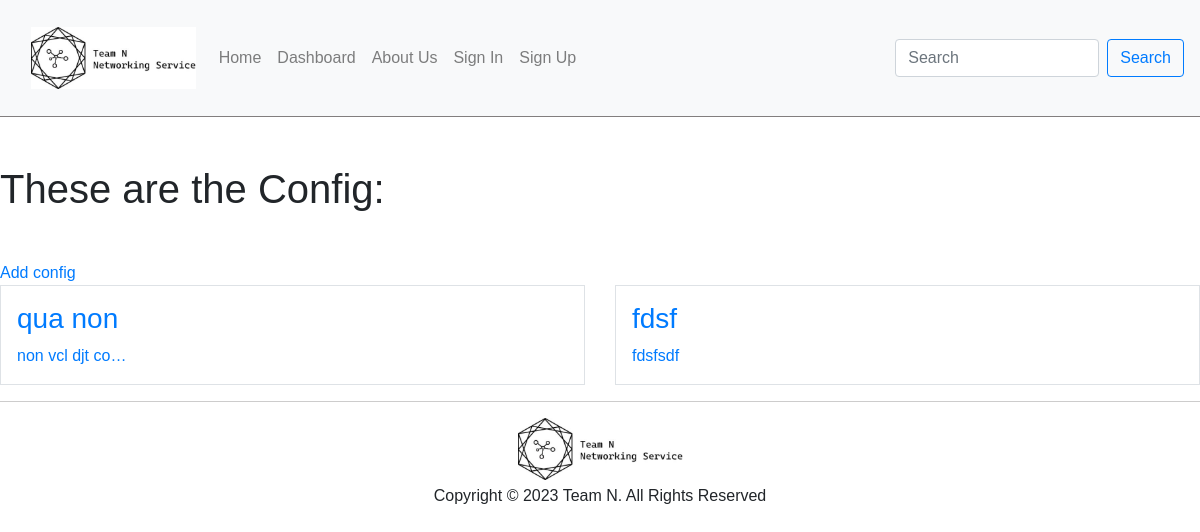
Page /topology/config on the earlier database version.
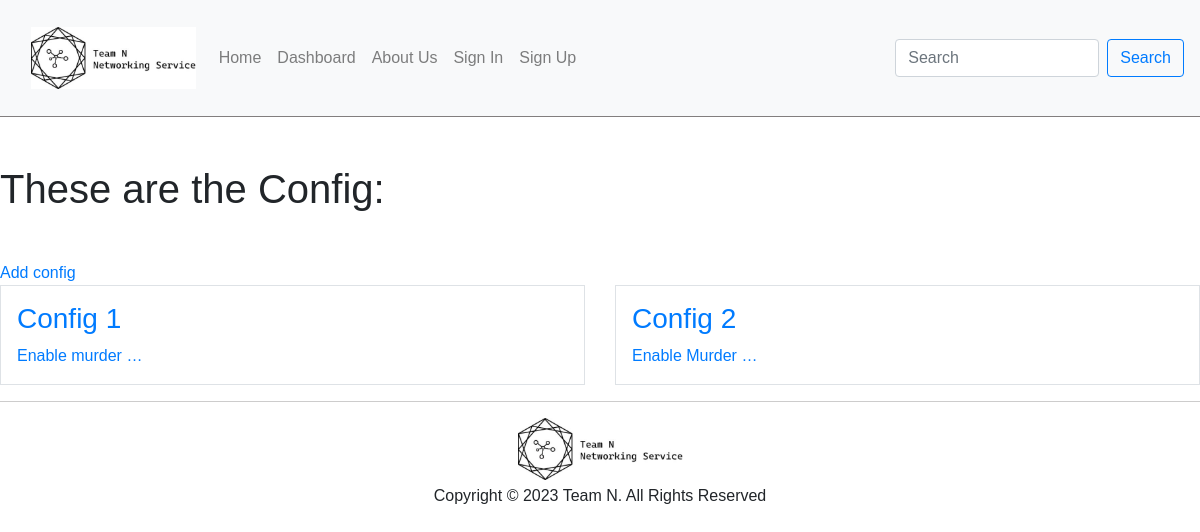
Same page on the later database version.
### topology/models.py (models this page shows)
class SwitchConfig(models.Model):
    input_data = models.TextField()
    output = models.TextField()
    timestamp = models.DateTimeField(auto_now_add=True)

### topology/views.py (the view)
# urls.py: path('config', views.ViewListConfig.as_view(), name='config'),
class ViewListConfig(ListView):
    model = SwitchConfig
    context_object_name = "configs"
    template_name = "viewlistconfig.html"

### topology/templates/viewlistconfig.html
{% extends "base.html" %}
{% block content %}
    <h1 class="my-5">These are the Config:</h1> <a href="{% url 'addconfig' %}">Add config</a>
    <div class="row row-cols3 g-2">
        {% for config in configs %}
        <div class="col">
            <div class="p-3 border">
                <a href="{% url 'configdetail' pk=config.id %}"> <h3>{{config.input_data}}</h3>
                {{config.output|truncatechars:15}}</a>
            </div>
        </div>
        {% endfor %}
    </div>
{% endblock %}

### static/templates/base.html (shortened to what this page needs)
{% load static %}
<!DOCTYPE html>
<html lang="en">
<head>
    <link rel="stylesheet" href="https://cdnjs.cloudflare.com/ajax/libs/font-awesome/6.3.0/css/all.css">
    <link rel="stylesheet" href="https://cdnjs.cloudflare.com/ajax/libs/animate.css/4.1.1/animate.min.css" />
    <link href="https://cdn.jsdelivr.net/npm/bootstrap@5.3.1/dist/css/bootstrap.min.css" rel="stylesheet">
    <link rel="stylesheet" href="{% static 'css/bootstrap.css'%}">
    <link rel="stylesheet" href="{% static 'css/form.css' %}">
</head>
<body>
    <div class="fixbug">
        <header style="border-bottom: 1px solid #827e7e;">
            <nav class="navbar navbar-expand-lg navbar-light bg-light">
                <img src="{% static 'images/Logo.jpg' %}" alt="logo" class="col-2">
                <div class="collapse navbar-collapse" id="navbarTogglerDemo03">
                    <ul class="navbar-nav mr-auto mt-2 mt-lg-0">
                        <li class="nav-item">
                            <a class="nav-link" href="/">Home <span class="sr-only">(current)</span></a>
                        </li>
                        <li class="nav-item">
                            <a class="nav-link" href="/dashboard">Dashboard</a>
                        </li>
                        <li class="nav-item">
                            <a class="nav-link" href="/about">About Us</a>
                        </li>
                        {% if user.is_authenticated %}
                            <li class="nav-item">
                            <a class="nav-link" href="/admin/">Admin</a>
                            </li>
                            <li class="nav-item">
                            <a class="nav-link" href="/logout">Sign Out</a>
                        </li>
                        {% else %}
                            <li class="nav-item">
                            <a class="nav-link" href="/signin">Sign In</a>
                        </li>
                            <li class="nav-item">
                            <a class="nav-link" href="/signup">Sign Up</a>
                        </li>
                        {% endif %}
                    </ul>
                    <form class="form-inline my-2 my-lg-0">
                        <input class="form-control mr-sm-2" type="search" placeholder="Search" aria-label="Search">
                        <button class="btn btn-outline-primary my-2 my-sm-0" type="submit">Search</button>
                    </form>
                </div>
            </nav>
        </header>
        {% block content %}
        {% endblock %}
        <footer>
            <hr style="background-color: #424141;">
            <div class=" col d-flex flex-column justify-content-center align-items-center">
                <img src="{% static 'images/Logo.jpg' %}" alt="team logo" class="col-lg-2 col-md-4 col-sm-6">
                <span class="col p-1 text-center">Copyright © 2023 Team N. All Rights Reserved</span>
            </div>
        </footer>
    </div>
</body>

### static/css/form.css (style rules this page uses)
* { font-family: "Helvetica", Arial, sans-serif; box-sizing: border-box; }
html { scroll-behavior: smooth; }
body { min-height: 100vh; display: flex; flex-direction: column; margin: 0; padding: 0; text-decoration: none; }
.collapse { height: fit-content; width: 1300px; margin-left: auto; margin-right: auto; padding: 30px 0; }

Differences in the rows shown:
removed SwitchConfig: input_data "qua non", output "non vcl djt co…"
removed SwitchConfig: input_data "fdsf", output "fdsfsdf"
added SwitchConfig: input_data "Config 1", output "Enable murder …"
added SwitchConfig: input_data "Config 2", output "Enable Murder …"
